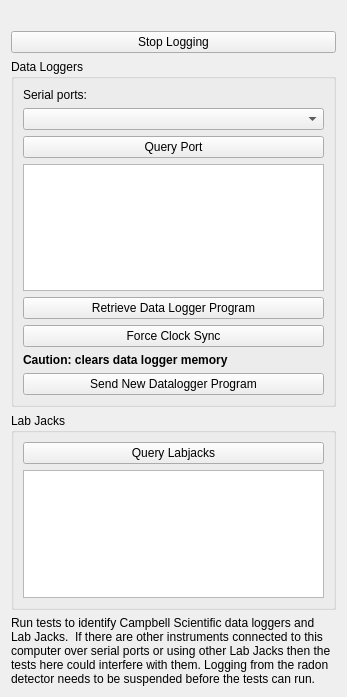
<?xml version="1.0" encoding="UTF-8"?>
<ui version="4.0">
 <class>SystemInformationForm</class>
 <widget class="QWidget" name="SystemInformationForm">
  <property name="geometry">
   <rect>
    <x>0</x>
    <y>0</y>
    <width>347</width>
    <height>697</height>
   </rect>
  </property>
  <property name="windowTitle">
   <string>Form</string>
  </property>
  <layout class="QVBoxLayout" name="verticalLayout">
   <item>
    <widget class="QLabel" name="notLoggingLabel">
     <property name="enabled">
      <bool>true</bool>
     </property>
     <property name="palette">
      <palette>
       <active>
        <colorrole role="WindowText">
         <brush brushstyle="SolidPattern">
          <color alpha="255">
           <red>170</red>
           <green>0</green>
           <blue>0</blue>
          </color>
         </brush>
        </colorrole>
       </active>
       <inactive>
        <colorrole role="WindowText">
         <brush brushstyle="SolidPattern">
          <color alpha="255">
           <red>170</red>
           <green>0</green>
           <blue>0</blue>
          </color>
         </brush>
        </colorrole>
       </inactive>
       <disabled>
        <colorrole role="WindowText">
         <brush brushstyle="SolidPattern">
          <color alpha="255">
           <red>120</red>
           <green>120</green>
           <blue>120</blue>
          </color>
         </brush>
        </colorrole>
       </disabled>
      </palette>
     </property>
     <property name="font">
      <font>
       <weight>75</weight>
       <bold>true</bold>
      </font>
     </property>
     <property name="text">
      <string/>
     </property>
     <property name="alignment">
      <set>Qt::AlignCenter</set>
     </property>
    </widget>
   </item>
   <item>
    <widget class="QPushButton" name="stopLoggingButton">
     <property name="text">
      <string>Stop Logging</string>
     </property>
     <property name="checkable">
      <bool>true</bool>
     </property>
    </widget>
   </item>
   <item>
    <widget class="QGroupBox" name="groupBox">
     <property name="title">
      <string>Data Loggers</string>
     </property>
     <layout class="QGridLayout" name="gridLayout_2">
      <item row="6" column="1" colspan="2">
       <widget class="QPushButton" name="downloadButton">
        <property name="text">
         <string>Retrieve Data Logger Program</string>
        </property>
       </widget>
      </item>
      <item row="4" column="1" colspan="2">
       <widget class="QPushButton" name="queryButton">
        <property name="text">
         <string>Query Port</string>
        </property>
       </widget>
      </item>
      <item row="3" column="1" colspan="2">
       <widget class="QComboBox" name="serialPortComboBox"/>
      </item>
      <item row="8" column="1" colspan="2">
       <widget class="QLabel" name="label_4">
        <property name="font">
         <font>
          <weight>75</weight>
          <italic>false</italic>
          <bold>true</bold>
         </font>
        </property>
        <property name="text">
         <string>Caution: clears data logger memory</string>
        </property>
        <property name="alignment">
         <set>Qt::AlignLeading|Qt::AlignLeft|Qt::AlignVCenter</set>
        </property>
       </widget>
      </item>
      <item row="7" column="1" colspan="2">
       <widget class="QPushButton" name="timeSyncButton">
        <property name="text">
         <string>Force Clock Sync</string>
        </property>
       </widget>
      </item>
      <item row="9" column="1" colspan="2">
       <widget class="QPushButton" name="sendProgramButton">
        <property name="text">
         <string>Send New Datalogger Program</string>
        </property>
       </widget>
      </item>
      <item row="0" column="1">
       <widget class="QLabel" name="label">
        <property name="text">
         <string>Serial ports:</string>
        </property>
       </widget>
      </item>
      <item row="5" column="1" colspan="2">
       <widget class="QTextBrowser" name="dataLoggerTextBrowser">
        <property name="tabChangesFocus">
         <bool>true</bool>
        </property>
       </widget>
      </item>
     </layout>
    </widget>
   </item>
   <item>
    <widget class="QGroupBox" name="groupBox_2">
     <property name="title">
      <string>Lab Jacks</string>
     </property>
     <layout class="QVBoxLayout" name="verticalLayout_2">
      <item>
       <widget class="QPushButton" name="queryLabjackButton">
        <property name="text">
         <string>Query Labjacks</string>
        </property>
       </widget>
      </item>
      <item>
       <widget class="QTextBrowser" name="labjackTextBrowser">
        <property name="tabChangesFocus">
         <bool>true</bool>
        </property>
       </widget>
      </item>
     </layout>
    </widget>
   </item>
   <item>
    <widget class="QLabel" name="label_2">
     <property name="text">
      <string>Run tests to identify Campbell Scientific data loggers and Lab Jacks.  If there are other instruments connected to this computer over serial ports or using other Lab Jacks then the tests here could interfere with them. Logging from the radon detector needs to be suspended before the tests can run.</string>
     </property>
     <property name="wordWrap">
      <bool>true</bool>
     </property>
    </widget>
   </item>
  </layout>
 </widget>
 <resources/>
 <connections/>
</ui>
